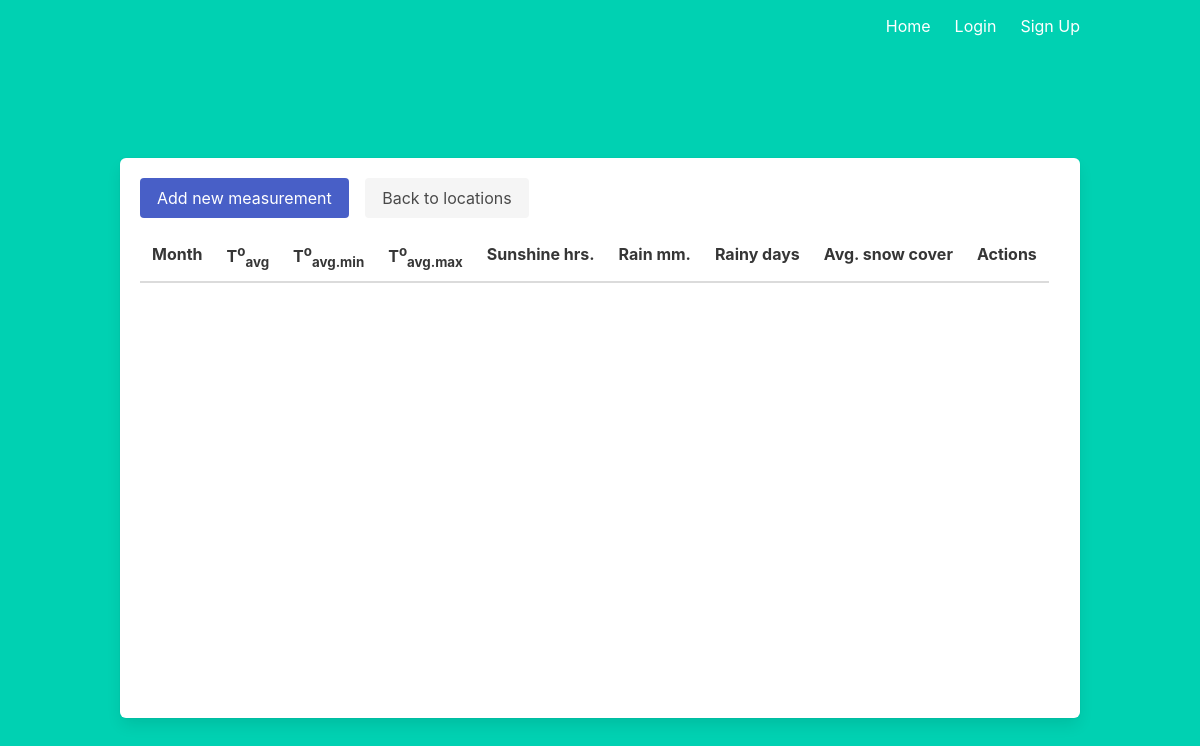
The page /locations/1 on the database as committed earlier.
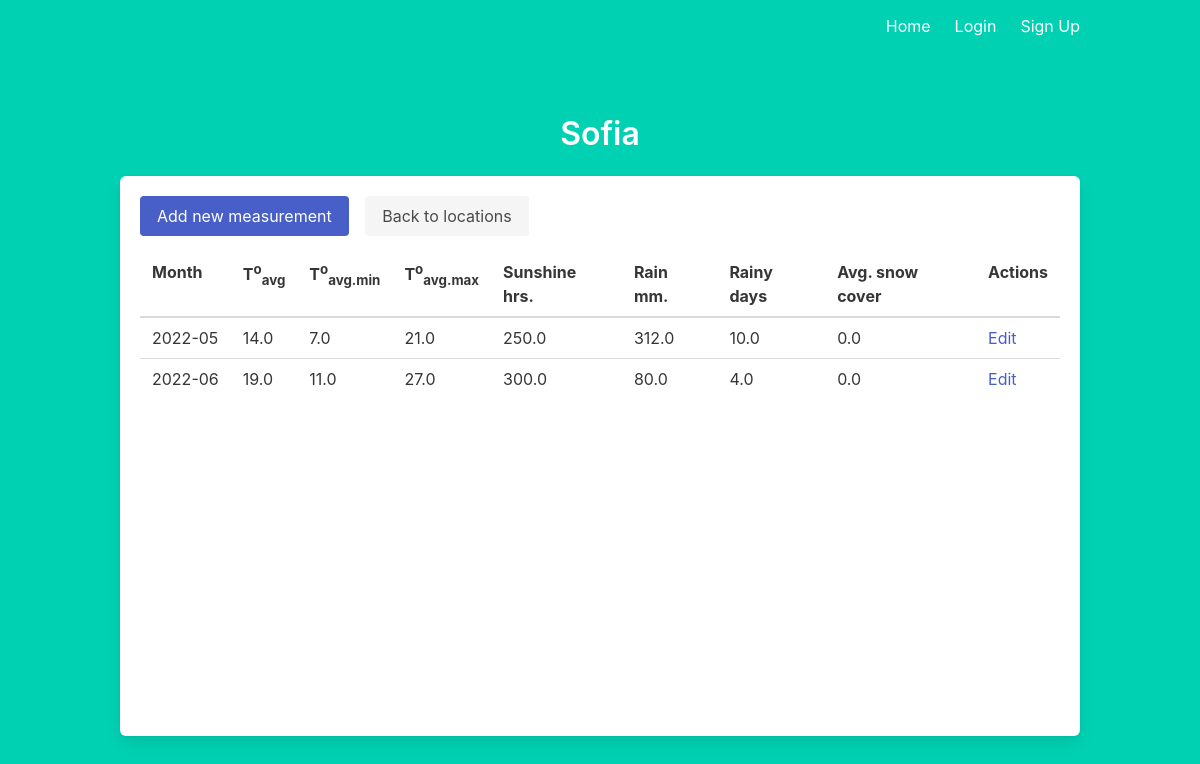
The same page on the database as committed later.
### models.py (models this page shows)
class Location(db.Model):
    id = db.Column(db.Integer, primary_key=True)
    name = db.Column(db.String(100))
    valid_from = db.Column(db.String(7))
    valid_until = db.Column(db.String(7))
    measurements = db.relationship("MonthlyMeasurements")

class MonthlyMeasurements(db.Model):
    id = db.Column(db.Integer, primary_key=True)
    year = db.Column(db.Integer, nullable=False)
    month = db.Column(db.Integer, nullable=False)
    location = db.Column(db.Integer, db.ForeignKey('location.id'))
    average_temp = db.Column(db.Float)
    days_with_snow_coverage = db.Column(db.Integer)
    average_snow_coverage = db.Column(db.Float)
    average_snow_coverage_only_available = db.Column(db.Float)
    sunshine_hours = db.Column(db.Float)
    average_max_temp = db.Column(db.Float)
    average_min_temp = db.Column(db.Float)
    rainy_days = db.Column(db.Integer)
    rainfall = db.Column(db.Float)

### main.py (the view)
@main.route('/locations/<id>')
def location(id):
    location = Location.query.filter_by(id=id).first()
    return render_template('location.html', current_user=current_user, location=location)

### templates/location.html (shortened to what this page needs)
{% extends "base.html" %}
{% block content %}
<h1 class="title has-text-centered">
  {{ location.name }}
</h1>
<div class="box" style="min-height: 70vh">
  <a class="button is-link" href="/measurements/new?location={{ location.id }}">Add new measurement</a>
  <a class="button is-light ml-3" href="/locations">Back to locations</a>
  <div class="block mt-4">
    <table id="measurements" class="table is-hoverable">
      <thead>
        <th>
          Month
        </th>
        <th>
          T<sup>o</sup><sub>avg</sub>
        </th>
        <th>
          T<sup>o</sup><sub>avg.min</sub>
        </th>
        <th>
          T<sup>o</sup><sub>avg.max</sub>
        </th>
        <th>
          Sunshine hrs.
        </th>
        <th>
          Rain mm.
        </th>
        <th>
          Rainy days
        </th>
        <th>
          Avg. snow cover
        </th>
        <th>
          Actions
        </th>
      </thead>
      <tbody>
        {% for measurement in location.measurements %}
          <tr>
            <td>
              {{ measurement.year }}-{{ (measurement.month|string).rjust(2, '0') }}
            </td>
            <td>
              {{ measurement.average_temp }}
            </td>
            <td>
              {{ measurement.average_min_temp }}
            </td>
            <td>
              {{ measurement.average_max_temp }}
            </td>
            <td>
              {{ measurement.sunshine_hours }}
            </td>
            <td>
              {{ measurement.rainfall }}
            </td>
            <td>
              {{ measurement.rainy_days }}
            </td>
            <td>
              {{ measurement.average_snow_coverage }}
            </td>
            <td>
              <a class="has-text-link" href="/measurements/{{ measurement.id }}/edit">Edit</a>
            </td>
          </tr>
        {% endfor %}
      </tbody>
    </table>
  </div>
</div>
{% endblock %}

### templates/base.html (shortened to what this page needs)
<!DOCTYPE html>
<html>
<head>
    <link rel="stylesheet" href="https://cdnjs.cloudflare.com/ajax/libs/bulma/0.9.4/css/bulma.min.css" />
    <link rel="stylesheet" href="https://jsuites.net/v4/jsuites.css" type="text/css" />
    <link rel="stylesheet" href="https://cdn.datatables.net/1.12.1/css/jquery.dataTables.min.css" type="text/css" />
</head>
<body>
    <section class="hero is-primary is-fullheight">
        <div class="hero-head">
            <nav class="navbar">
                <div class="container">
                    <div id="navbarMenuHeroA" class="navbar-menu">
                        <div class="navbar-end">
                            <a href="{{ url_for('main.index') }}" class="navbar-item">
                                Home
                            </a>
                            {% if current_user.is_authenticated %}
                              <a href="{{ url_for('main.locations') }}" class="navbar-item">
                                  Locations
                              </a>
                              <a href="{{ url_for('main.profile') }}" class="navbar-item">
                                  Profile
                              </a>
                              <a href="{{ url_for('auth.logout') }}" class="navbar-item">
                                  Logout
                              </a>
                            {% else %}
                              <a href="{{ url_for('auth.login') }}" class="navbar-item">
                                  Login
                              </a>
                              <a href="{{ url_for('auth.signup') }}" class="navbar-item">
                                  Sign Up
                              </a>
                            {% endif %}
                        </div>
                    </div>
            </nav>
        </div>
        <div class="hero-body">
            <div class="container">
               {% block content %}
               {% endblock %}
            </div>
        </div>
    </section>
</body>
</html>

Rows that differ between the two databases and show on the page:
added Location: name "Sofia"
added MonthlyMeasurements: year "2022", month "05", average_temp "14.0", average_min_temp "7.0", average_max_temp "21.0", sunshine_hours "250.0", rainfall "312.0", rainy_days "10.0", average_snow_coverage "0.0"
added MonthlyMeasurements: year "2022", month "06", average_temp "19.0", average_min_temp "11.0", average_max_temp "27.0", sunshine_hours "300.0", rainfall "80.0", rainy_days "4.0", average_snow_coverage "0.0"
